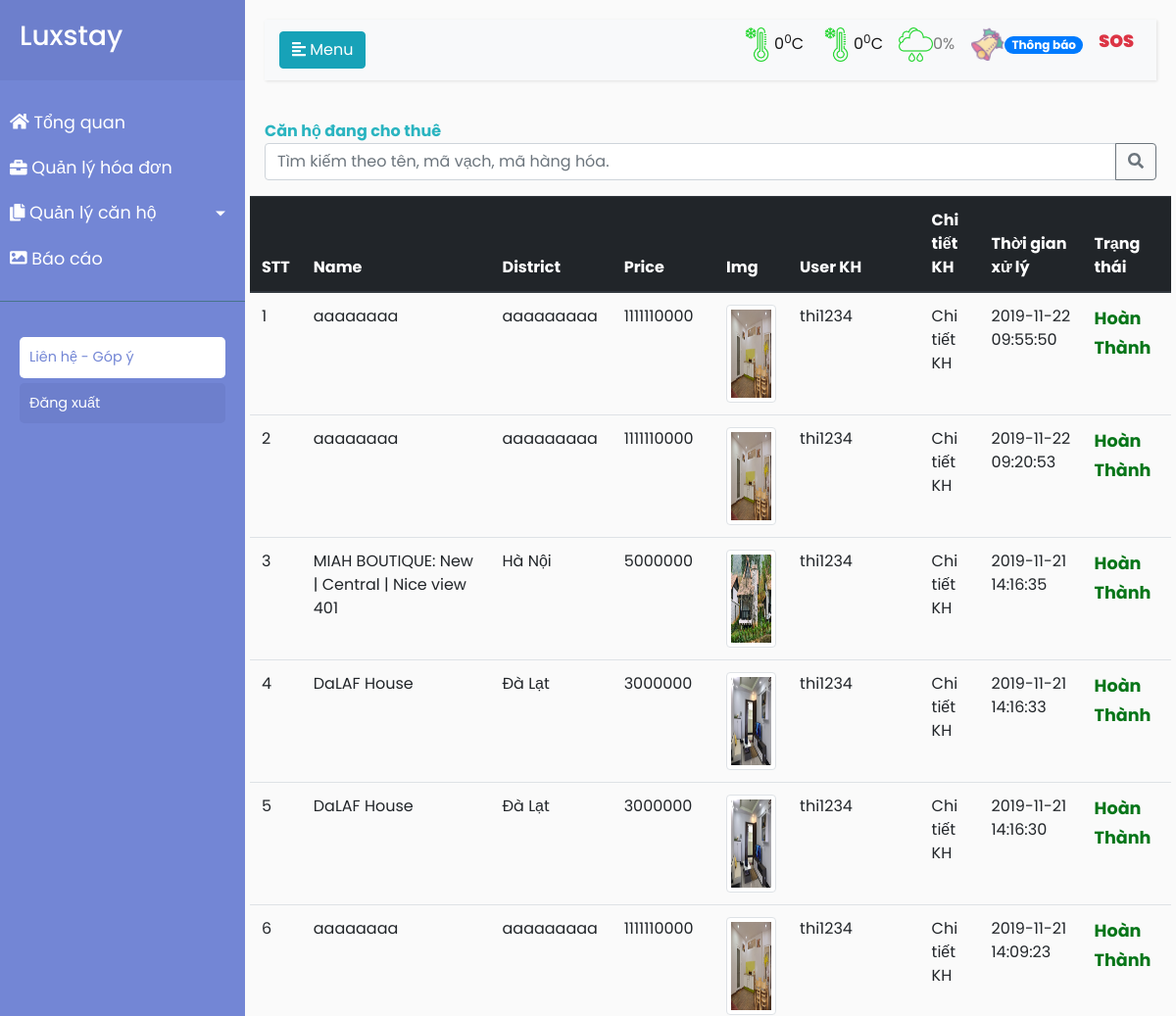
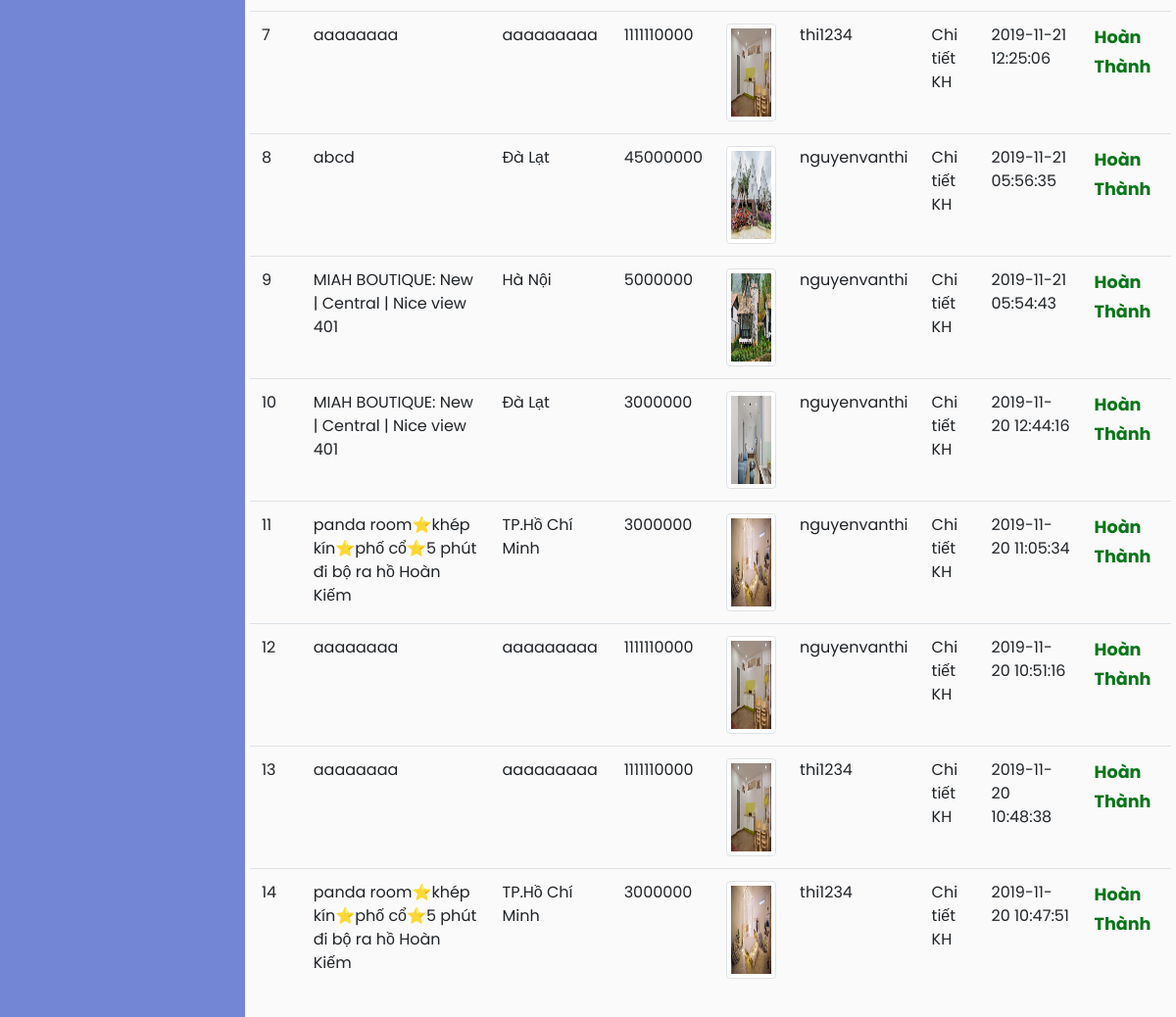
Screenshot of /admin/modules/Canhodangthue.php with the database file from the repository (2 pictures, top to bottom).
### tables this page shows
CREATE TABLE `order_hs` (
  `id` int(20) NOT NULL,
  `customerid` int(20) NOT NULL,
  `buildingid` int(20) NOT NULL,
  `price` varchar(255) NOT NULL,
  `image` varchar(255) NOT NULL,
  `status` int(11) NOT NULL DEFAULT '0',
  `date_order` timestamp NOT NULL DEFAULT CURRENT_TIMESTAMP ON UPDATE CURRENT_TIMESTAMP
);

CREATE TABLE `building` (
  `id` bigint(20) NOT NULL,
  `name` text NOT NULL,
  `district` text NOT NULL,
  `style` varchar(50) NOT NULL,
  `buildingarea` varchar(100) NOT NULL,
  `price` float NOT NULL,
  `numberroom` int(11) NOT NULL,
  `maxcustomer` int(11) NOT NULL,
  `description` text NOT NULL,
  `deposit` int(11) NOT NULL,
  `status` bit(1) NOT NULL,
  `createddate` timestamp NULL DEFAULT NULL,
  `modifieddate` timestamp NULL DEFAULT NULL,
  `createdby` varchar(50) NOT NULL,
  `modifiedby` varchar(50) NOT NULL,
  `image` text NOT NULL
);

CREATE TABLE `customer` (
  `ID` bigint(20) NOT NULL,
  `username` varchar(50) NOT NULL,
  `fullname` varchar(50) DEFAULT NULL,
  `email` varchar(50) NOT NULL,
  `password` varchar(50) NOT NULL,
  `telephone` varchar(15) NOT NULL,
  `address` text NOT NULL,
  `gender` int(11) DEFAULT NULL,
  `description` text NOT NULL,
  `role` bit(1) NOT NULL,
  `status` bit(1) NOT NULL,
  `image` text NOT NULL
);

### admin/modules/Canhodangthue.php (the view, shortened to what this page needs)
<?php
$conn=mysqli_connect("localhost","root","","ql_homestay");
mysqli_query($conn,'SET NAMES "utf8"');
$sql="SELECT order_hs.*,building.name,building.district,customer.username
        FROM order_hs INNER JOIN building ON order_hs.buildingid = building.id
        INNER JOIN customer ON order_hs.customerid = customer.ID ORDER BY order_hs.id DESC";
$kq=mysqli_query($conn,$sql);
?>
<?php require_once __DIR__. "/../layouts/header.php"; ?>
<div class="content">
  <div class="row">
    <div class="col-3">
      <b style="font-weight: 700;color: #2ab4c0;">Căn hộ đang cho thuê</b>
    </div>
    <div class="col-6">
    </div>
                      <?php include 'modalCart.php' ?>
                    </div>
                    <div class="row">
                     <div class="col-12">
                      <div class="row">
                       <div class="col-12">
                        <div class="input-group mb-3">
                         <input type="text" class="form-control test" placeholder="Tìm kiếm theo tên, mã vạch, mã hàng hóa." aria-label="Recipient's username" aria-describedby="button-addon2">
                         <div class="input-group-append">
                          <button class="btn btn-outline-secondary" type="button" id="button-addon2"><i class="fas fa-search"></i></button>
                        </div>
                      </div>
                    </div>
                  </div>
                  <div class="row">
                   <table class="table table-hover">
                    <thead class="thead-dark">
                     <tr>
                      <th scope="col" >
                       STT
                     </th>
                     <th scope="col">
                       Name
                     </th>
                     <th scope="col">
                       District
                     </th>
                     <th scope="col">
                       Price
                     </th>
                   <th scope="col">
                     Img
                   </th>
                   <th scope="col">
                     User KH
                   </th>
                   <th scope="col">
                     Chi tiết KH
                   </th>
                   <th scope="col">
                     Thời gian xử lý
                   </th>
                   <th scope="col">
                     Trạng thái
                   </th>
                 </tr>
               </thead>
              <thead class="thead-dark">
                <?php
                if(isset($kq))
                {
                  $i=0;
                  while ($result = $kq->fetch_assoc()) {
                    $i++;
                 ?>
               <tr>
                 <td><?php echo $i; ?></td>
                 <td><?php echo $result['name'] ?></td>
                 <td><?php echo $result['district'] ?></td>
                 <td><?php echo $result['price'] ?></td>
                  <td><img style="width: 100%;height: 100px" src="/luxstay/public/font-end/image/<?php echo $result['image']; ?>" class=" img-thumbnail" alt="avatar"></td>
                  <td><?php echo $result['username'] ?></td>
                  <td><a href="thongtinKH.php?idKH=<?php echo $result['customerid'] ?>">Chi tiết KH</a></td>
                  <td><?php echo $result['date_order'] ?></td>
                 <td>
                  <?php
                  if($result['status']==0)
                  {?>
                    <a href="?xulyid=<?php echo $result['id'] ?>" style="color: red;font-weight:bolder;">Chờ xử lý</a>
                  <?php }
                  else if($result['status']==1)
                  {?>
                    <a href="?shiftid=<?php echo $result['id'] ?>&buiId=<?php echo $result['buildingid'] ?>"  style="color: #044d63;font-weight:bolder;">Đang cho thuê</a>
                 <?php  }
                  else
                  {?>
                    <p style="color: #067518;font-weight:bolder;">Hoàn Thành</p>
                    <?php
                  }
                 ?></td>
               </tr>
             <?php } }?>
               </thead>
             </table>
           </div>
      </div>
    </div>
  </div>
</div>
</div>
</body>
</html>

### admin/public/css/style4.css (style rules this page uses)
body { font-family: 'Poppins', sans-serif; background: #fafafa; }
p { font-family: 'Poppins', sans-serif; font-size: 1.1em; font-weight: 300; line-height: 1.7em; color: #999; }
a, a:hover, a:focus { color: inherit; text-decoration: none; transition: all 0.3s; }

### rows the page displays
order_hs: buildingid.name "aaaaaaaa", buildingid.district "aaaaaaaaa", price "1111110000", image (picture), customerid.username "thi1234", date_order "2019-11-22 09:55:50", status "Hoàn Thành"
order_hs: buildingid.name "aaaaaaaa", buildingid.district "aaaaaaaaa", price "1111110000", image (picture), customerid.username "thi1234", date_order "2019-11-22 09:20:53", status "Hoàn Thành"
order_hs: buildingid.name "MIAH BOUTIQUE: New | Central | Nice view 401", buildingid.district "Hà Nội", price "5000000", image (picture), customerid.username "thi1234", date_order "2019-11-21 14:16:35", status "Hoàn Thành"
order_hs: buildingid.name "DaLAF House", buildingid.district "Đà Lạt", price "3000000", image (picture), customerid.username "thi1234", date_order "2019-11-21 14:16:33", status "Hoàn Thành"
order_hs: buildingid.name "DaLAF House", buildingid.district "Đà Lạt", price "3000000", image (picture), customerid.username "thi1234", date_order "2019-11-21 14:16:30", status "Hoàn Thành"
order_hs: buildingid.name "aaaaaaaa", buildingid.district "aaaaaaaaa", price "1111110000", image (picture), customerid.username "thi1234", date_order "2019-11-21 14:09:23", status "Hoàn Thành"
order_hs: buildingid.name "aaaaaaaa", buildingid.district "aaaaaaaaa", price "1111110000", image (picture), customerid.username "thi1234", date_order "2019-11-21 12:25:06", status "Hoàn Thành"
order_hs: buildingid.name "abcd", buildingid.district "Đà Lạt", price "45000000", image (picture), customerid.username "nguyenvanthi", date_order "2019-11-21 05:56:35", status "Hoàn Thành"
order_hs: buildingid.name "MIAH BOUTIQUE: New | Central | Nice view 401", buildingid.district "Hà Nội", price "5000000", image (picture), customerid.username "nguyenvanthi", date_order "2019-11-21 05:54:43", status "Hoàn Thành"
order_hs: buildingid.name "MIAH BOUTIQUE: New | Central | Nice view 401", buildingid.district "Đà Lạt", price "3000000", image (picture), customerid.username "nguyenvanthi", date_order "2019-11-20 12:44:16", status "Hoàn Thành"
order_hs: buildingid.name "panda room⭐khép kín⭐phố cổ⭐5 phút đi bộ ra hồ Hoàn Kiếm", buildingid.district "TP.Hồ Chí Minh", price "3000000", image (picture), customerid.username "nguyenvanthi", date_order "2019-11-20 11:05:34", status "Hoàn Thành"
order_hs: buildingid.name "aaaaaaaa", buildingid.district "aaaaaaaaa", price "1111110000", image (picture), customerid.username "nguyenvanthi", date_order "2019-11-20 10:51:16", status "Hoàn Thành"
order_hs: buildingid.name "aaaaaaaa", buildingid.district "aaaaaaaaa", price "1111110000", image (picture), customerid.username "thi1234", date_order "2019-11-20 10:48:38", status "Hoàn Thành"
order_hs: buildingid.name "panda room⭐khép kín⭐phố cổ⭐5 phút đi bộ ra hồ Hoàn Kiếm", buildingid.district "TP.Hồ Chí Minh", price "3000000", image (picture), customerid.username "thi1234", date_order "2019-11-20 10:47:51", status "Hoàn Thành"
